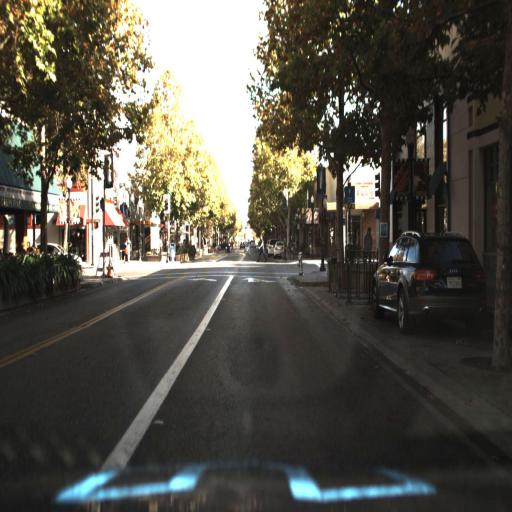
#> input picture data/raw/2.jpg, 512 x 512 px, found by its file name; its folder holds only this picture in this run
$ python compare_preprocessing.py
#> lines starting #> are read from the running program, lines starting #| are printed output that depends on the picture; after the words box and inside, x2 and y2 are one past the last pixel; in counts of white or black regions, pixels touching at a corner belong together
### src/preprocessing.py
import cv2
import os


# [18 lines left out: function preprocess_image, not called in this run]


import numpy as np

def apply_roi_mask(edges):
    """
    Apply a trapezoidal region of interest mask
    to keep only the road area.
    """

    height, width = edges.shape

    # Define a trapezoid for road region
    roi_vertices = np.array([[
        (0, height),
        (width * 0.2, height * 0.6),
        (width * 0.8, height * 0.6),
        (width, height)
    ]], dtype=np.int32)

    # Create mask
    mask = np.zeros_like(edges)

    # Fill ROI polygon with white
    cv2.fillPoly(mask, roi_vertices, 255)

    # Apply mask
    masked_edges = cv2.bitwise_and(edges, mask)

    return masked_edges

# [16 lines of commented-out code are left out]

import numpy as np
import cv2

# [38 lines left out: functions detect_lane_lines, draw_lane_lines, not called in this run]

### src/compare_preprocessing.py
import os
import cv2
import numpy as np
import matplotlib.pyplot as plt
from preprocessing import preprocess_image, apply_roi_mask


INPUT_DIR = "data/raw"


for image_name in os.listdir(INPUT_DIR):
    image_path = os.path.join(INPUT_DIR, image_name)

    # -----------------------------
    # Read original image
    # -----------------------------
    original = cv2.imread(image_path)
#> original is the input picture: shape (512, 512, 3); mean B, G, R 73.2, 82.7, 84.9
    if original is None:
        continue

    original_rgb = cv2.cvtColor(original, cv2.COLOR_BGR2RGB)

    # -----------------------------
    # Visualize ROI on original image
    # -----------------------------
    # image_with_roi = visualize_roi(original_rgb)

    # plt.figure(figsize=(6, 6))
    # plt.title("Original Image with ROI")
    # plt.imshow(image_with_roi)
    # plt.axis("off")
    # plt.show()

    # -----------------------------
    # Edges WITHOUT ROI (baseline)
    # -----------------------------
    gray = cv2.cvtColor(original, cv2.COLOR_BGR2GRAY)
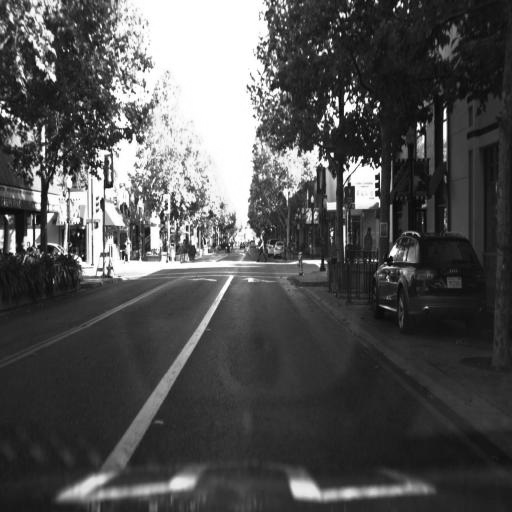
#> gray: shape (512, 512); min 1, max 255, mean 82.3
    blur = cv2.GaussianBlur(gray, (5, 5), 0)
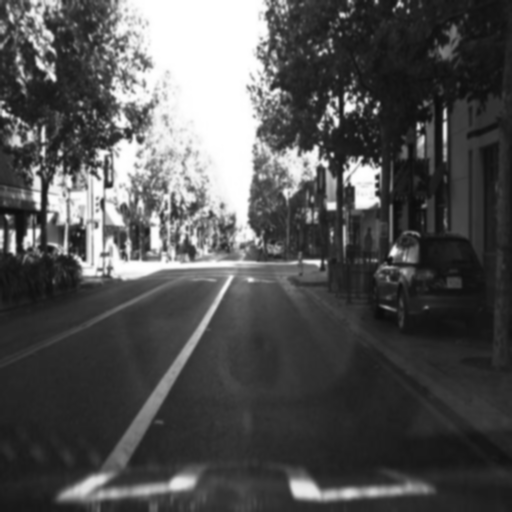
#> blur: shape (512, 512); min 12, max 255, mean 82.3
    edges_no_roi = cv2.Canny(blur, 50, 150)
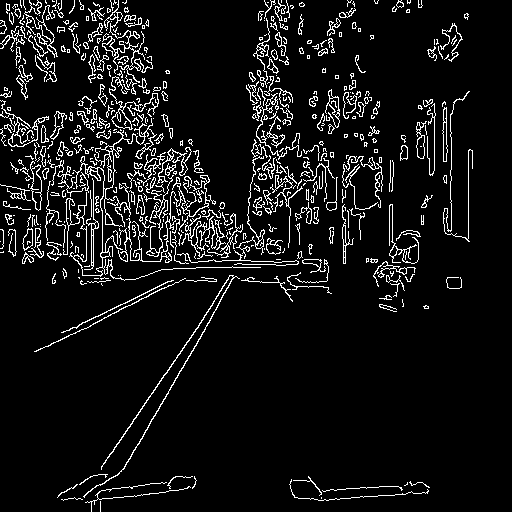
#> edges_no_roi: shape (512, 512); 7.7% white in thin lines or dots

    # -----------------------------
    # Edges WITH ROI (project pipeline)
    # -----------------------------
    edges_with_roi = apply_roi_mask(edges_no_roi)
#> in apply_roi_mask, `cv2.fillPoly(mask, roi_vertices, 255)`:
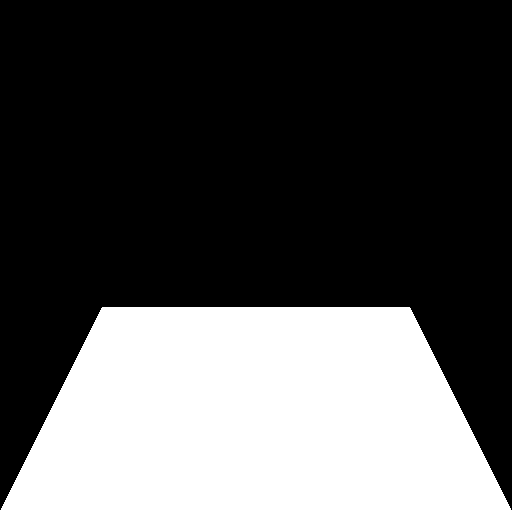
#> mask: shape (512, 512); 32.1% white; 1 white region, box (x1, y1, x2, y2) and area: (0, 307, 512, 512) 84152
#> in apply_roi_mask, `masked_edges = cv2.bitwise_and(edges, mask)`:
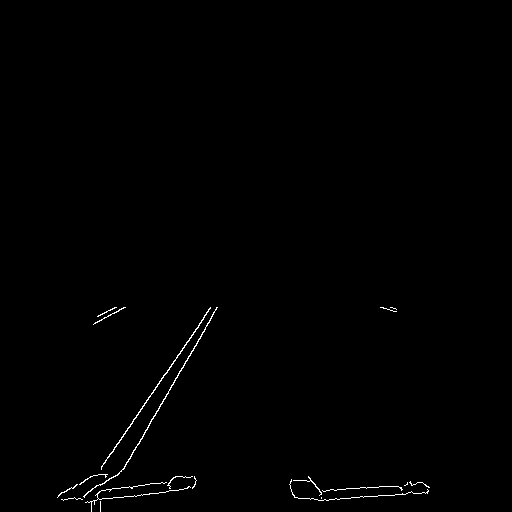
#> masked_edges: shape (512, 512); 0.53% white in thin lines or dots, all inside (x1, y1, x2, y2) = (57, 307, 430, 512)

    # -----------------------------
    # Display comparison
    # -----------------------------
    plt.figure(figsize=(15, 4))

    plt.subplot(1, 3, 1)
    plt.title("Original Image")
    plt.imshow(original_rgb)
    plt.axis("off")

    plt.subplot(1, 3, 2)
    plt.title("Edges (No ROI)")
    plt.imshow(edges_no_roi, cmap="gray")
    plt.axis("off")

    plt.subplot(1, 3, 3)
    plt.title("Edges (With ROI)")
    plt.imshow(edges_with_roi, cmap="gray")
    plt.axis("off")

    plt.suptitle(image_name)
    plt.tight_layout()
    plt.show()

$ run again, on data/raw/6.jpg
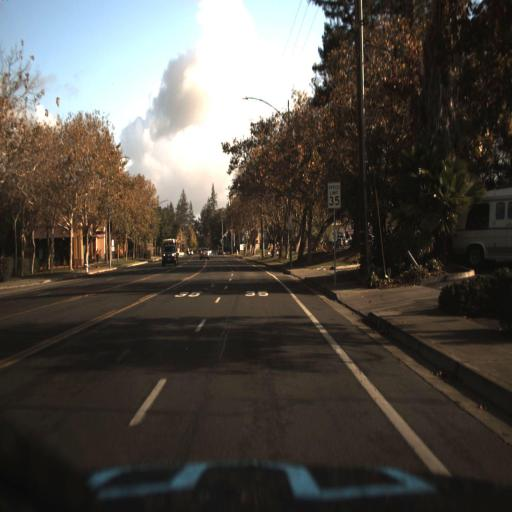
#> input picture data/raw/6.jpg, 512 x 512 px, found by its file name
#> original is the input picture: shape (512, 512, 3); mean B, G, R 70.3, 76.4, 81
#> `edges_no_roi = cv2.Canny(blur, 50, 150)`:
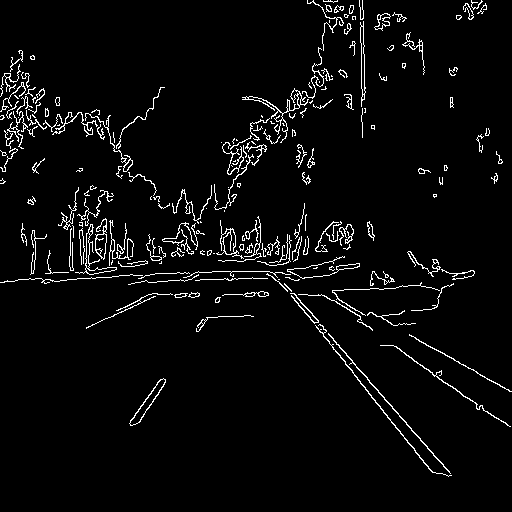
#> edges_no_roi: shape (512, 512); 4% white in thin lines or dots
#> mask: shape (512, 512); 32.1% white; 1 white region, box (x1, y1, x2, y2) and area: (0, 307, 512, 512) 84152
#> in apply_roi_mask, `masked_edges = cv2.bitwise_and(edges, mask)`:
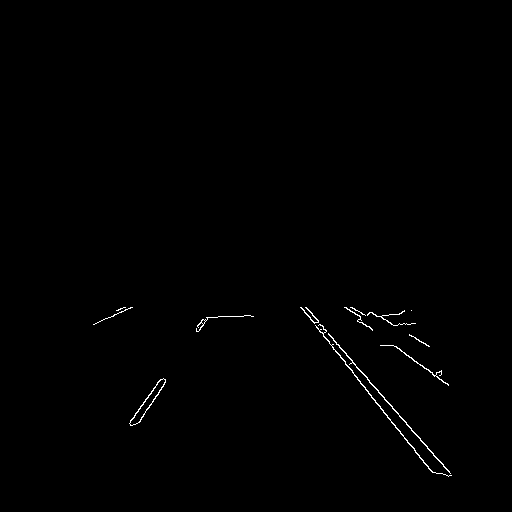
#> masked_edges: shape (512, 512); 0.48% white in thin lines or dots, all inside (x1, y1, x2, y2) = (93, 307, 452, 477)

$ run again, on data/raw/8.jpg
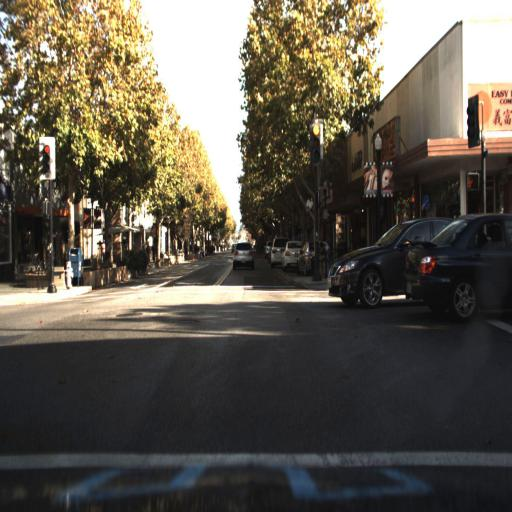
#> input picture data/raw/8.jpg, 512 x 512 px, found by its file name
#> original is the input picture: shape (512, 512, 3); mean B, G, R 77.9, 89.4, 95
#> `edges_no_roi = cv2.Canny(blur, 50, 150)`:
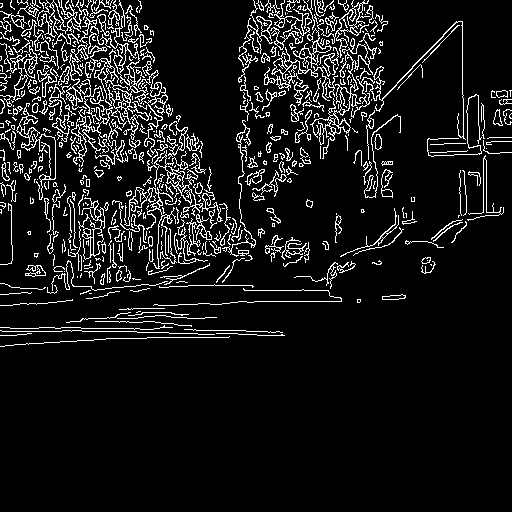
#> edges_no_roi: shape (512, 512); 9.2% white in thin lines or dots, all inside (x1, y1, x2, y2) = (0, 0, 512, 347)
#> mask: shape (512, 512); 32.1% white; 1 white region, box (x1, y1, x2, y2) and area: (0, 307, 512, 512) 84152
#> in apply_roi_mask, `masked_edges = cv2.bitwise_and(edges, mask)`:
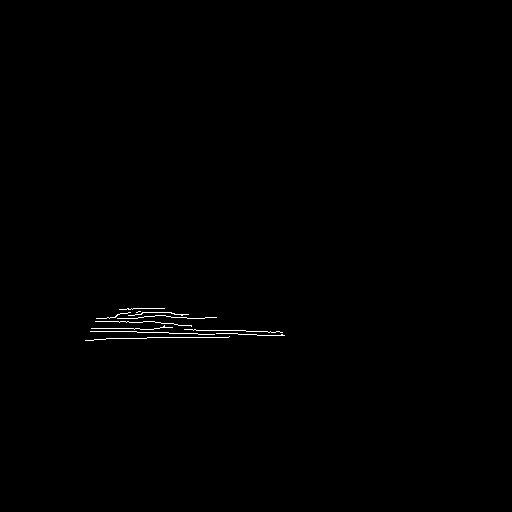
#> masked_edges: shape (512, 512); 0.34% white in thin lines or dots, all inside (x1, y1, x2, y2) = (85, 308, 285, 341)

$ run again, on data/raw/3.jpg
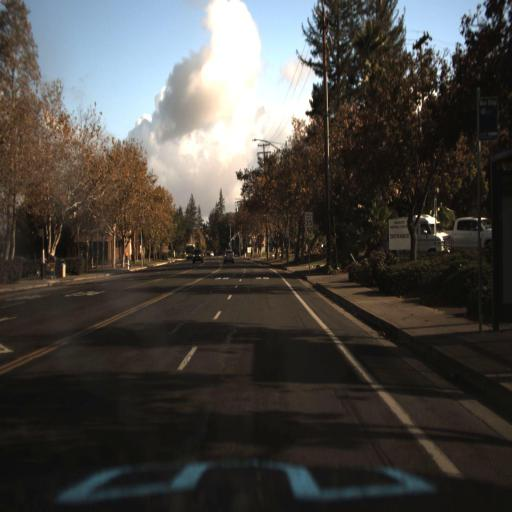
#> input picture data/raw/3.jpg, 512 x 512 px, found by its file name
#> original is the input picture: shape (512, 512, 3); mean B, G, R 66.3, 70, 72.6
#> `edges_no_roi = cv2.Canny(blur, 50, 150)`:
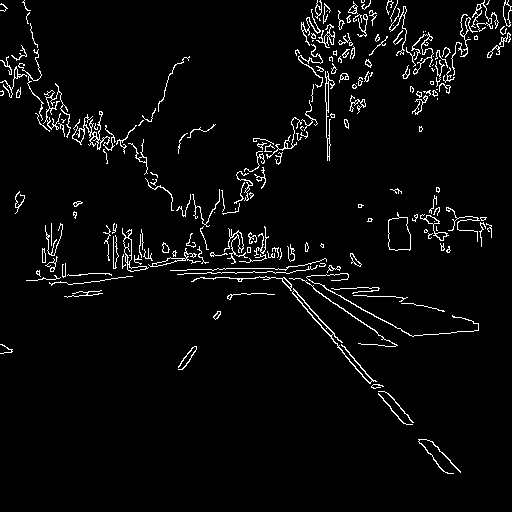
#> edges_no_roi: shape (512, 512); 3.8% white in thin lines or dots
#> mask: shape (512, 512); 32.1% white; 1 white region, box (x1, y1, x2, y2) and area: (0, 307, 512, 512) 84152
#> in apply_roi_mask, `masked_edges = cv2.bitwise_and(edges, mask)`:
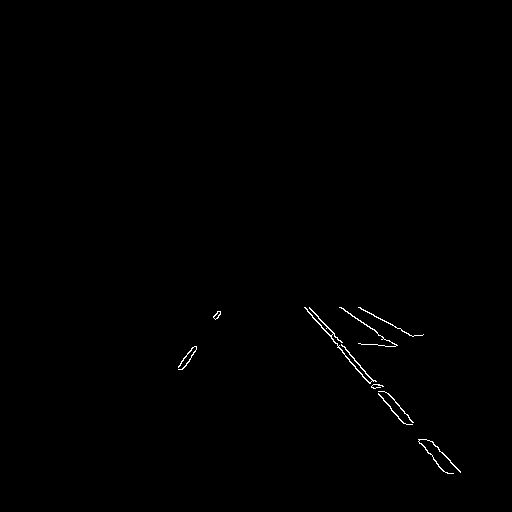
#> masked_edges: shape (512, 512); 0.35% white in thin lines or dots, all inside (x1, y1, x2, y2) = (178, 307, 461, 474)
